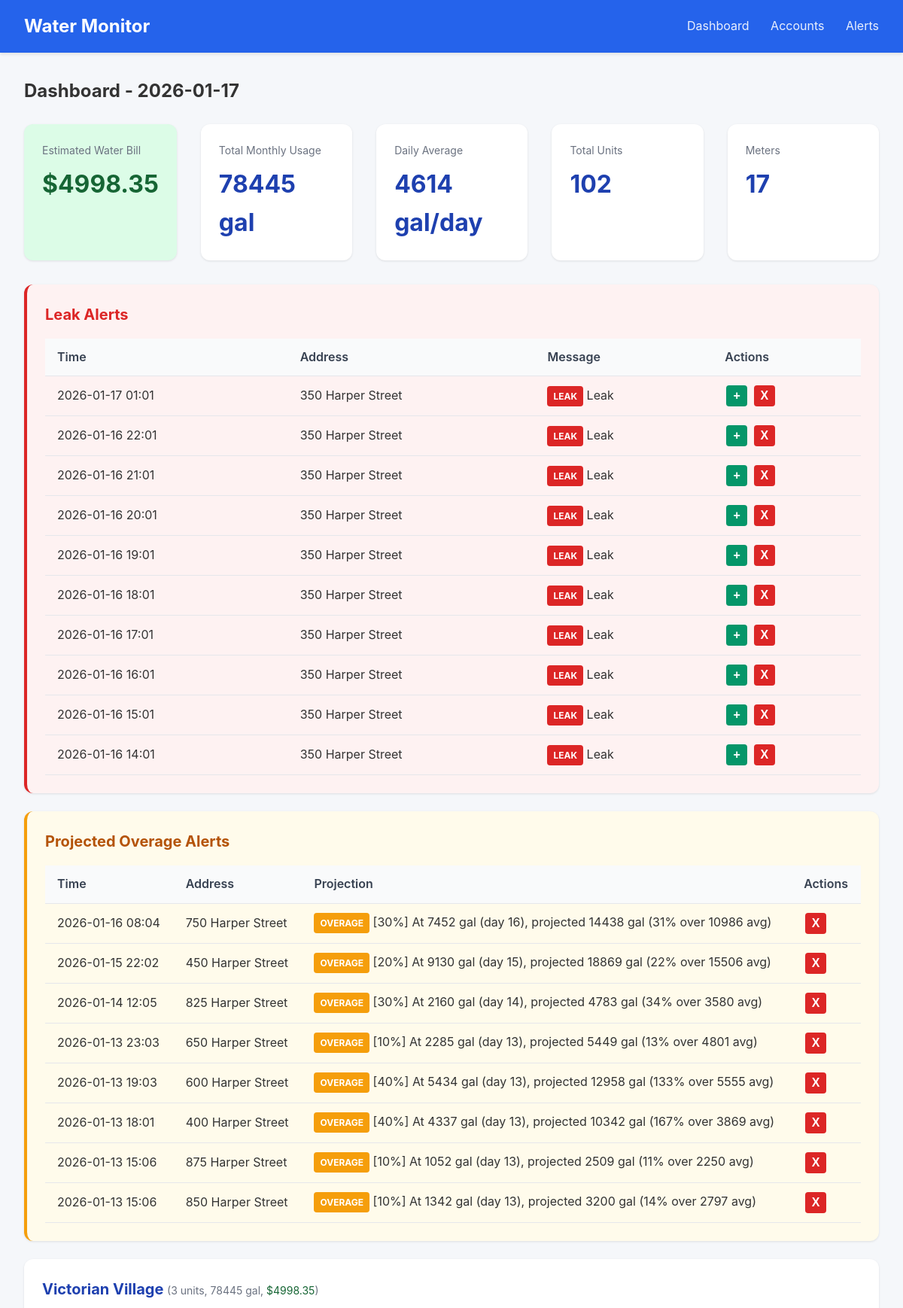
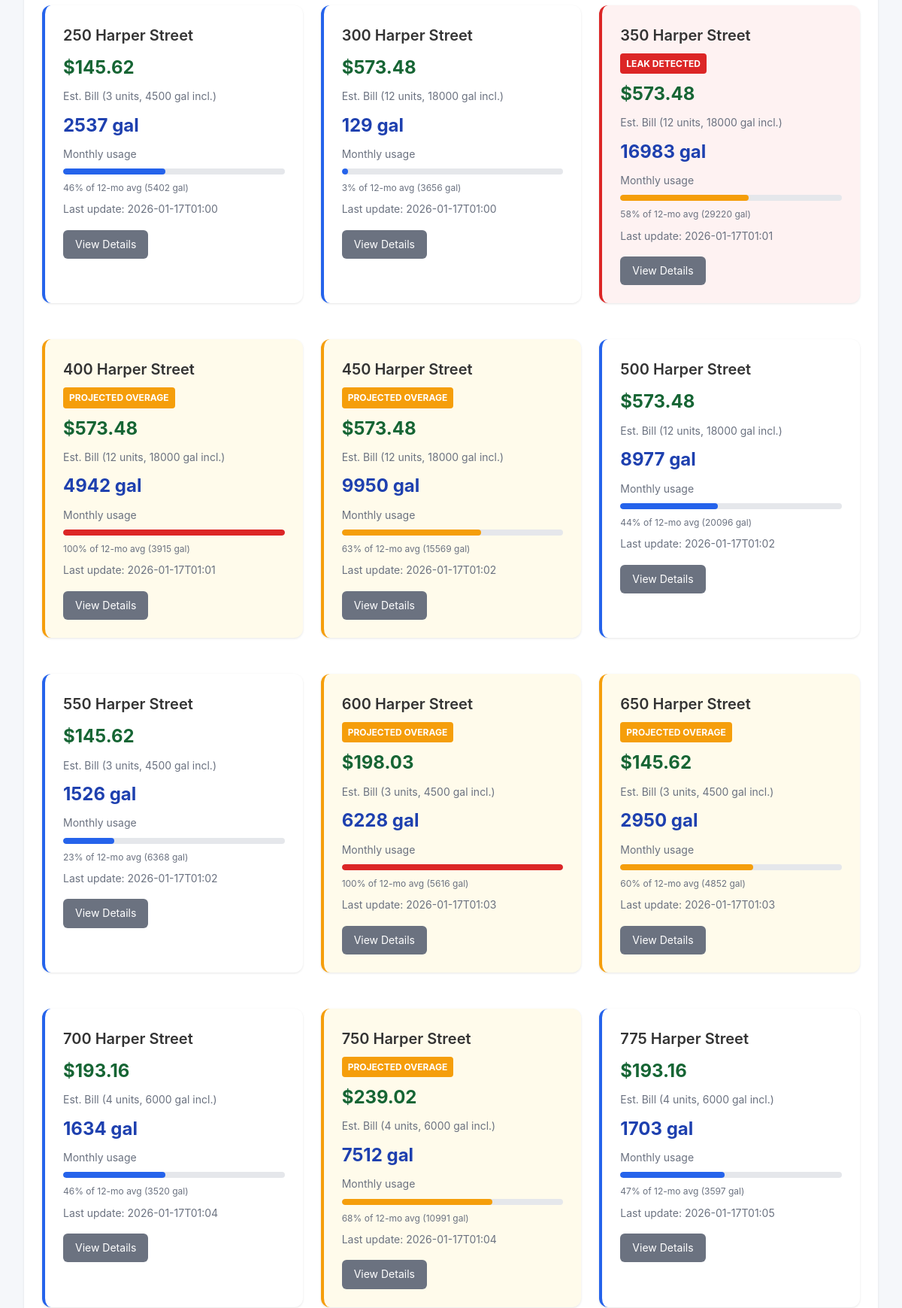
The page / (upper part) on the database its author committed (2 pictures, top to bottom).
### tables this page shows
CREATE TABLE scrape_logs (
                id INTEGER PRIMARY KEY AUTOINCREMENT,
                account_id INTEGER,
                status TEXT NOT NULL,
                message TEXT,
                created_at TIMESTAMP DEFAULT CURRENT_TIMESTAMP,
                FOREIGN KEY (account_id) REFERENCES accounts(id)
            );

CREATE TABLE accounts (
                id INTEGER PRIMARY KEY AUTOINCREMENT,
                email TEXT UNIQUE NOT NULL,
                password_encrypted TEXT NOT NULL,
                meter_id TEXT,
                account_number TEXT,
                address TEXT,
                building_name TEXT,
                unit_number TEXT,
                is_active INTEGER DEFAULT 1,
                last_scraped TIMESTAMP,
                created_at TIMESTAMP DEFAULT CURRENT_TIMESTAMP
            , avg_12mo REAL, monthly_usage REAL, unit_count INTEGER DEFAULT 1, leak_alerts INTEGER DEFAULT 1, min_overage_pct INTEGER DEFAULT 10);

### app.py (the view)
@app.route('/')
def dashboard():
    today = date.today()
    accounts = db.get_all_accounts()
    summaries = {s['account_id']: s for s in db.get_all_daily_summaries(today)}
    BASE_RATE = 47.54  # Water ($26.23) + Sewer ($21.31) per 1500 gal minimum
    OVERAGE_RATE = 30.33  # Per 1000 gallons over minimum
    MIN_GALLONS_PER_UNIT = 1500
    STORM_SEWAGE_FEE = 3.00  # Flat fee per meter
    meters = []
    total_monthly = 0
    total_daily_avg = 0
    total_units = 0
    total_estimated_bill = 0
    for account in accounts:
        monthly_usage = account.get('monthly_usage') or 0
        total_monthly += monthly_usage
        unit_count = account.get('unit_count') or 1
        total_units += unit_count
        included_gallons = MIN_GALLONS_PER_UNIT * unit_count
        base_cost = BASE_RATE * unit_count
        if monthly_usage > included_gallons:
            overage_gallons = monthly_usage - included_gallons
            overage_cost = (overage_gallons / 1000) * OVERAGE_RATE
        else:
            overage_cost = 0
        estimated_cost = base_cost + overage_cost + STORM_SEWAGE_FEE
        total_estimated_bill += estimated_cost
        avg_12mo = account.get('avg_12mo') or 3000  # Default until scraped
        days_in_month = today.day
        daily_avg = monthly_usage / days_in_month if days_in_month > 0 else 0
        total_daily_avg += daily_avg
        meters.append({
            'id': account['id'],
            'building': account['building_name'],
            'unit': account['unit_number'],
            'address': account.get('address', ''),
            'email': account['email'],
            'monthly_usage': monthly_usage,
            'daily_avg': daily_avg,
            'avg_12mo': avg_12mo,
            'last_scraped': account['last_scraped'],
            'leak_detected': False,  # Will be set from leak_alerts
            'unit_count': unit_count,
            'included_gallons': included_gallons,
            'estimated_cost': estimated_cost
        })
    buildings = {}
    for meter in meters:
        building = meter['building'] or 'Unknown'
        if building not in buildings:
            buildings[building] = []
        buildings[building].append(meter)
    recent_alerts = db.get_recent_alerts(10)
    with db.get_db() as conn:
        cursor = conn.cursor()
        cursor.execute('''
            SELECT sl.*, a.building_name, a.unit_number, a.address
            FROM scrape_logs sl
            JOIN accounts a ON sl.account_id = a.id
            WHERE sl.status = 'leak'
            ORDER BY sl.created_at DESC LIMIT 10
        ''')
        leak_alerts = [dict(row) for row in cursor.fetchall()]
        cursor.execute('''
            SELECT sl.*, a.building_name, a.unit_number, a.address
            FROM scrape_logs sl
            JOIN accounts a ON sl.account_id = a.id
            WHERE sl.status = 'overage_alert'
            AND sl.id IN (
                SELECT MAX(id) FROM scrape_logs
                WHERE status = 'overage_alert'
                GROUP BY account_id
            )
            ORDER BY sl.created_at DESC
        ''')
        overage_alerts = [dict(row) for row in cursor.fetchall()]
    leak_account_ids = {leak['account_id'] for leak in leak_alerts}
    overage_account_ids = {oa['account_id'] for oa in overage_alerts}
    for building_meters in buildings.values():
        for meter in building_meters:
            if meter['id'] in leak_account_ids:
                meter['leak_detected'] = True
            if meter['id'] in overage_account_ids:
                meter['overage_alert'] = True
    return render_template('dashboard.html',
                           buildings=buildings,
                           total_monthly=total_monthly,
                           total_daily_avg=total_daily_avg,
                           total_units=total_units,
                           total_estimated_bill=total_estimated_bill,
                           meter_count=len(meters),
                           today=today,
                           alerts=recent_alerts,
                           leak_alerts=leak_alerts,
                           overage_alerts=overage_alerts)

### database.py (called while the page is built)
@contextmanager
def get_db():
    conn = sqlite3.connect(config.DATABASE_PATH)
    conn.row_factory = sqlite3.Row
    try:
        yield conn
        conn.commit()
    finally:
        conn.close()

def get_all_accounts() -> list:
    with get_db() as conn:
        cursor = conn.cursor()
        cursor.execute('SELECT * FROM accounts WHERE is_active = 1 ORDER BY building_name, unit_number')
        return [dict(row) for row in cursor.fetchall()]

def get_all_daily_summaries(reading_date: date) -> list:
    with get_db() as conn:
        cursor = conn.cursor()
        cursor.execute('''
            SELECT ds.*, a.building_name, a.unit_number, a.email
            FROM daily_summaries ds
            JOIN accounts a ON ds.account_id = a.id
            WHERE ds.reading_date = ?
            ORDER BY a.building_name, a.unit_number
        ''', (reading_date,))
        return [dict(row) for row in cursor.fetchall()]

def get_recent_alerts(limit: int = 50) -> list:
    with get_db() as conn:
        cursor = conn.cursor()
        cursor.execute('''
            SELECT ah.*, a.building_name, a.unit_number, ac.alert_type
            FROM alert_history ah
            LEFT JOIN accounts a ON ah.account_id = a.id
            JOIN alert_configs ac ON ah.alert_config_id = ac.id
            ORDER BY ah.triggered_at DESC
            LIMIT ?
        ''', (limit,))
        return [dict(row) for row in cursor.fetchall()]

### templates/dashboard.html (shortened to what this page needs)
{% extends "base.html" %}
{% block content %}
<h2 style="margin-bottom: 1.5rem;">Dashboard - {{ today }}</h2>
<div class="stats">
    <div class="stat-card" style="background: #dcfce7;">
        <div class="label">Estimated Water Bill</div>
        <div class="value" style="color: #166534;">${{ "%.2f"|format(total_estimated_bill) }}</div>
    </div>
    <div class="stat-card">
        <div class="label">Total Monthly Usage</div>
        <div class="value">{{ "%.0f"|format(total_monthly) }} gal</div>
    </div>
    <div class="stat-card">
        <div class="label">Daily Average</div>
        <div class="value">{{ "%.0f"|format(total_daily_avg) }} gal/day</div>
    </div>
    <div class="stat-card">
        <div class="label">Total Units</div>
        <div class="value">{{ total_units }}</div>
    </div>
    <div class="stat-card">
        <div class="label">Meters</div>
        <div class="value">{{ meter_count }}</div>
    </div>
</div>
{% if leak_alerts %}
<div class="card" style="border-left: 4px solid #dc2626; background: #fef2f2;">
    <h2 style="color: #dc2626;">Leak Alerts</h2>
    <table>
        <thead>
            <tr>
                <th>Time</th>
                <th>Address</th>
                <th>Message</th>
                <th>Actions</th>
            </tr>
        </thead>
        <tbody>
            {% for leak in leak_alerts %}
            <tr id="leak-row-{{ leak.id }}">
                <td>{{ leak.created_at[:16] if leak.created_at else '' }}</td>
                <td>{{ leak.address or (leak.building_name + ' - ' + leak.unit_number) }}</td>
                <td><span class="leak-alert">LEAK</span> {{ leak.message }}</td>
                <td>
                    <button class="btn-icon btn-add" onclick="addLeakAlert({{ leak.account_id }})" title="Add alert notification">+</button>
                    <button class="btn-icon btn-dismiss" onclick="dismissLeak({{ leak.id }})" title="Dismiss alert">X</button>
                </td>
            </tr>
            {% endfor %}
        </tbody>
    </table>
</div>
{% endif %}
{% if overage_alerts %}
<div class="card" style="border-left: 4px solid #f59e0b; background: #fffbeb;">
    <h2 style="color: #b45309;">Projected Overage Alerts</h2>
    <table>
        <thead>
            <tr>
                <th>Time</th>
                <th>Address</th>
                <th>Projection</th>
                <th>Actions</th>
            </tr>
        </thead>
        <tbody>
            {% for alert in overage_alerts %}
            <tr id="overage-row-{{ alert.id }}">
                <td>{{ alert.created_at[:16] if alert.created_at else '' }}</td>
                <td>{{ alert.address or (alert.building_name + ' - ' + alert.unit_number) }}</td>
                <td><span class="overage-alert">OVERAGE</span> {{ alert.message }}</td>
                <td>
                    <button class="btn-icon btn-dismiss" onclick="dismissOverage({{ alert.id }})" title="Dismiss alert">X</button>
                </td>
            </tr>
            {% endfor %}
        </tbody>
    </table>
</div>
{% endif %}
{% for building, meters in buildings.items()|sort %}
<div class="card">
    <h2>{{ building }}
        <span class="text-muted" style="font-weight: normal;">
            ({{ meters[0].unit_count }} units,
            {{ "%.0f"|format(meters|sum(attribute='monthly_usage')) }} gal,
            <span style="color: #166534;">${{ "%.2f"|format(meters|sum(attribute='estimated_cost')) }}</span>)
        </span>
    </h2>
    <div class="grid">
        {% for meter in meters|sort(attribute='unit') %}
        <div class="card meter-card {% if meter.leak_detected %}leak-detected{% elif meter.overage_alert %}overage-detected{% endif %}">
            <div class="unit mb-2">{{ meter.address or ('Unit ' + (meter.unit or 'N/A')) }}</div>
            {% if meter.leak_detected %}
            <div class="leak-alert mb-2">LEAK DETECTED</div>
            {% elif meter.overage_alert %}
            <div class="overage-alert mb-2">PROJECTED OVERAGE</div>
            {% endif %}
            <div class="estimated-cost mb-2">${{ "%.2f"|format(meter.estimated_cost) }}</div>
            <div class="text-muted mb-2">Est. Bill ({{ meter.unit_count }} units, {{ meter.included_gallons }} gal incl.)</div>
            <div class="usage mb-2">{{ "%.0f"|format(meter.monthly_usage) }} gal</div>
            <div class="text-muted mb-2">Monthly usage</div>
            {% set max_usage = meter.avg_12mo if meter.avg_12mo > 0 else 3000 %}
            {% set pct = (meter.monthly_usage / max_usage * 100)|int %}
            {% set pct = pct if pct <= 100 else 100 %}
            <div class="usage-bar {% if pct > 80 %}usage-high{% elif pct > 50 %}usage-medium{% endif %} mb-2">
                <div class="fill" style="width: {{ pct }}%"></div>
            </div>
            <div class="text-muted mb-2" style="font-size: 0.75rem;">
                {{ "%.0f"|format(pct) }}% of 12-mo avg ({{ "%.0f"|format(max_usage) }} gal)
            </div>
            <div class="text-muted">
                {% if meter.last_scraped %}
                Last update: {{ meter.last_scraped[:16] }}
                {% endif %}
            </div>
            <div class="mt-4">
                <a href="{{ url_for('meter_detail', account_id=meter.id) }}" class="btn btn-secondary">
                    View Details
                </a>
            </div>
        </div>
        {% endfor %}
    </div>
</div>
{% endfor %}
{% endblock %}

### templates/base.html (style rules this page uses)
* { box-sizing: border-box; margin: 0; padding: 0; }
body { font-family: -apple-system, BlinkMacSystemFont, 'Segoe UI', Roboto, Oxygen, Ubuntu, sans-serif; background: #f5f7fa; color: #333; line-height: 1.6; }
.card { background: white; border-radius: 12px; box-shadow: 0 1px 3px rgba(0,0,0,0.1); padding: 1.5rem; margin-bottom: 1.5rem; }
.card h2 { margin-bottom: 1rem; color: #1e40af; font-size: 1.25rem; }
.grid { display: grid; grid-template-columns: repeat(auto-fill, minmax(300px, 1fr)); gap: 1.5rem; }
.stats { display: flex; gap: 2rem; margin-bottom: 2rem; }
.stat-card { background: white; border-radius: 12px; padding: 1.5rem; box-shadow: 0 1px 3px rgba(0,0,0,0.1); flex: 1; }
.stat-card .label { color: #6b7280; font-size: 0.875rem; margin-bottom: 0.5rem; }
.stat-card .value { font-size: 2rem; font-weight: 700; color: #1e40af; }
table { width: 100%; border-collapse: collapse; }
th, td { padding: 0.75rem 1rem; text-align: left; border-bottom: 1px solid #e5e7eb; }
th { background: #f9fafb; font-weight: 600; color: #374151; }
.btn { display: inline-block; padding: 0.5rem 1rem; border-radius: 6px; text-decoration: none; font-size: 0.875rem; cursor: pointer; border: none; }
.btn-secondary { background: #6b7280; color: white; }
.usage-bar { height: 8px; background: #e5e7eb; border-radius: 4px; overflow: hidden; }
.usage-bar .fill { height: 100%; background: #2563eb; border-radius: 4px; }
.usage-high .fill { background: #dc2626; }
.usage-medium .fill { background: #f59e0b; }
.meter-card { border-left: 4px solid #2563eb; }
.meter-card.leak-detected { border-left: 4px solid #dc2626; background: #fef2f2; }
.meter-card .unit { font-size: 1.25rem; font-weight: 600; }
.meter-card .usage { font-size: 1.5rem; font-weight: 700; color: #1e40af; }
.meter-card .estimated-cost { font-size: 1.5rem; font-weight: 700; color: #166534; }
.leak-alert { background: #dc2626; color: white; padding: 0.25rem 0.5rem; border-radius: 4px; font-size: 0.75rem; font-weight: 700; display: inline-block; animation: pulse 2s infinite; }
.overage-alert { background: #f59e0b; color: white; padding: 0.25rem 0.5rem; border-radius: 4px; font-size: 0.75rem; font-weight: 700; display: inline-block; }
.meter-card.overage-detected { border-left: 4px solid #f59e0b; background: #fffbeb; }
.btn-icon { width: 28px; height: 28px; border-radius: 4px; border: none; cursor: pointer; font-weight: bold; font-size: 1rem; margin: 0 2px; }
.btn-dismiss { background: #dc2626; color: white; }
.btn-add { background: #059669; color: white; }
.text-muted { color: #6b7280; font-size: 0.875rem; }
.mb-2 { margin-bottom: 0.5rem; }
.mt-4 { margin-top: 1rem; }

### rows shown on the page
scrape_logs: created_at "2026-01-17 01:01", address "350 Harper Street", message "Leak"
scrape_logs: created_at "2026-01-16 22:01", address "350 Harper Street", message "Leak"
scrape_logs: created_at "2026-01-16 21:01", address "350 Harper Street", message "Leak"
scrape_logs: created_at "2026-01-16 20:01", address "350 Harper Street", message "Leak"
scrape_logs: created_at "2026-01-16 19:01", address "350 Harper Street", message "Leak"
scrape_logs: created_at "2026-01-16 18:01", address "350 Harper Street", message "Leak"
scrape_logs: created_at "2026-01-16 17:01", address "350 Harper Street", message "Leak"
scrape_logs: created_at "2026-01-16 16:01", address "350 Harper Street", message "Leak"
scrape_logs: created_at "2026-01-16 15:01", address "350 Harper Street", message "Leak"
scrape_logs: created_at "2026-01-16 14:01", address "350 Harper Street", message "Leak"
scrape_logs: created_at "2026-01-16 08:04", address "750 Harper Street", message "[30%] At 7452 gal (day 16), projected 14438 gal (31% over 10986 avg)"
scrape_logs: created_at "2026-01-15 22:02", address "450 Harper Street", message "[20%] At 9130 gal (day 15), projected 18869 gal (22% over 15506 avg)"
scrape_logs: created_at "2026-01-14 12:05", address "825 Harper Street", message "[30%] At 2160 gal (day 14), projected 4783 gal (34% over 3580 avg)"
scrape_logs: created_at "2026-01-13 23:03", address "650 Harper Street", message "[10%] At 2285 gal (day 13), projected 5449 gal (13% over 4801 avg)"
scrape_logs: created_at "2026-01-13 19:03", address "600 Harper Street", message "[40%] At 5434 gal (day 13), projected 12958 gal (133% over 5555 avg)"
scrape_logs: created_at "2026-01-13 18:01", address "400 Harper Street", message "[40%] At 4337 gal (day 13), projected 10342 gal (167% over 3869 avg)"
scrape_logs: created_at "2026-01-13 15:06", address "875 Harper Street", message "[10%] At 1052 gal (day 13), projected 2509 gal (11% over 2250 avg)"
scrape_logs: created_at "2026-01-13 15:06", address "850 Harper Street", message "[10%] At 1342 gal (day 13), projected 3200 gal (14% over 2797 avg)"
accounts: building_name "Victorian Village", unit_count "3", meters "78445", meters "4998.35", address "250 Harper Street", estimated_cost "145.62", included_gallons "4500", monthly_usage "2537", pct "46", avg_12mo "5402", last_scraped "2026-01-17T01:00"
accounts: address "300 Harper Street", estimated_cost "573.48", unit_count "12", included_gallons "18000", monthly_usage "129", pct "3", avg_12mo "3656", last_scraped "2026-01-17T01:00"
accounts: address "350 Harper Street", shows "LEAK DETECTED", estimated_cost "573.48", unit_count "12", included_gallons "18000", monthly_usage "16983", pct "58", avg_12mo "29220", last_scraped "2026-01-17T01:01"
accounts: address "400 Harper Street", shows "PROJECTED OVERAGE", estimated_cost "573.48", unit_count "12", included_gallons "18000", monthly_usage "4942", pct "100", avg_12mo "3915", last_scraped "2026-01-17T01:01"
accounts: address "450 Harper Street", shows "PROJECTED OVERAGE", estimated_cost "573.48", unit_count "12", included_gallons "18000", monthly_usage "9950", pct "63", avg_12mo "15569", last_scraped "2026-01-17T01:02"
accounts: address "500 Harper Street", estimated_cost "573.48", unit_count "12", included_gallons "18000", monthly_usage "8977", pct "44", avg_12mo "20096", last_scraped "2026-01-17T01:02"
accounts: address "550 Harper Street", estimated_cost "145.62", unit_count "3", included_gallons "4500", monthly_usage "1526", pct "23", avg_12mo "6368", last_scraped "2026-01-17T01:02"
accounts: address "600 Harper Street", shows "PROJECTED OVERAGE", estimated_cost "198.03", unit_count "3", included_gallons "4500", monthly_usage "6228", pct "100", avg_12mo "5616", last_scraped "2026-01-17T01:03"
accounts: address "650 Harper Street", shows "PROJECTED OVERAGE", estimated_cost "145.62", unit_count "3", included_gallons "4500", monthly_usage "2950", pct "60", avg_12mo "4852", last_scraped "2026-01-17T01:03"
accounts: address "700 Harper Street", estimated_cost "193.16", unit_count "4", included_gallons "6000", monthly_usage "1634", pct "46", avg_12mo "3520", last_scraped "2026-01-17T01:04"
accounts: address "750 Harper Street", shows "PROJECTED OVERAGE", estimated_cost "239.02", unit_count "4", included_gallons "6000", monthly_usage "7512", pct "68", avg_12mo "10991", last_scraped "2026-01-17T01:04"
accounts: address "775 Harper Street", estimated_cost "193.16", unit_count "4", included_gallons "6000", monthly_usage "1703", pct "47", avg_12mo "3597", last_scraped "2026-01-17T01:05"

### other values the page prints
{{ "%.2f"|format(total_estimated_bill) }} "4998.35"
{{ "%.0f"|format(total_monthly) }} "78445"
{{ "%.0f"|format(total_daily_avg) }} "4614"
{{ total_units }} "102"
{{ meter_count }} "17"
